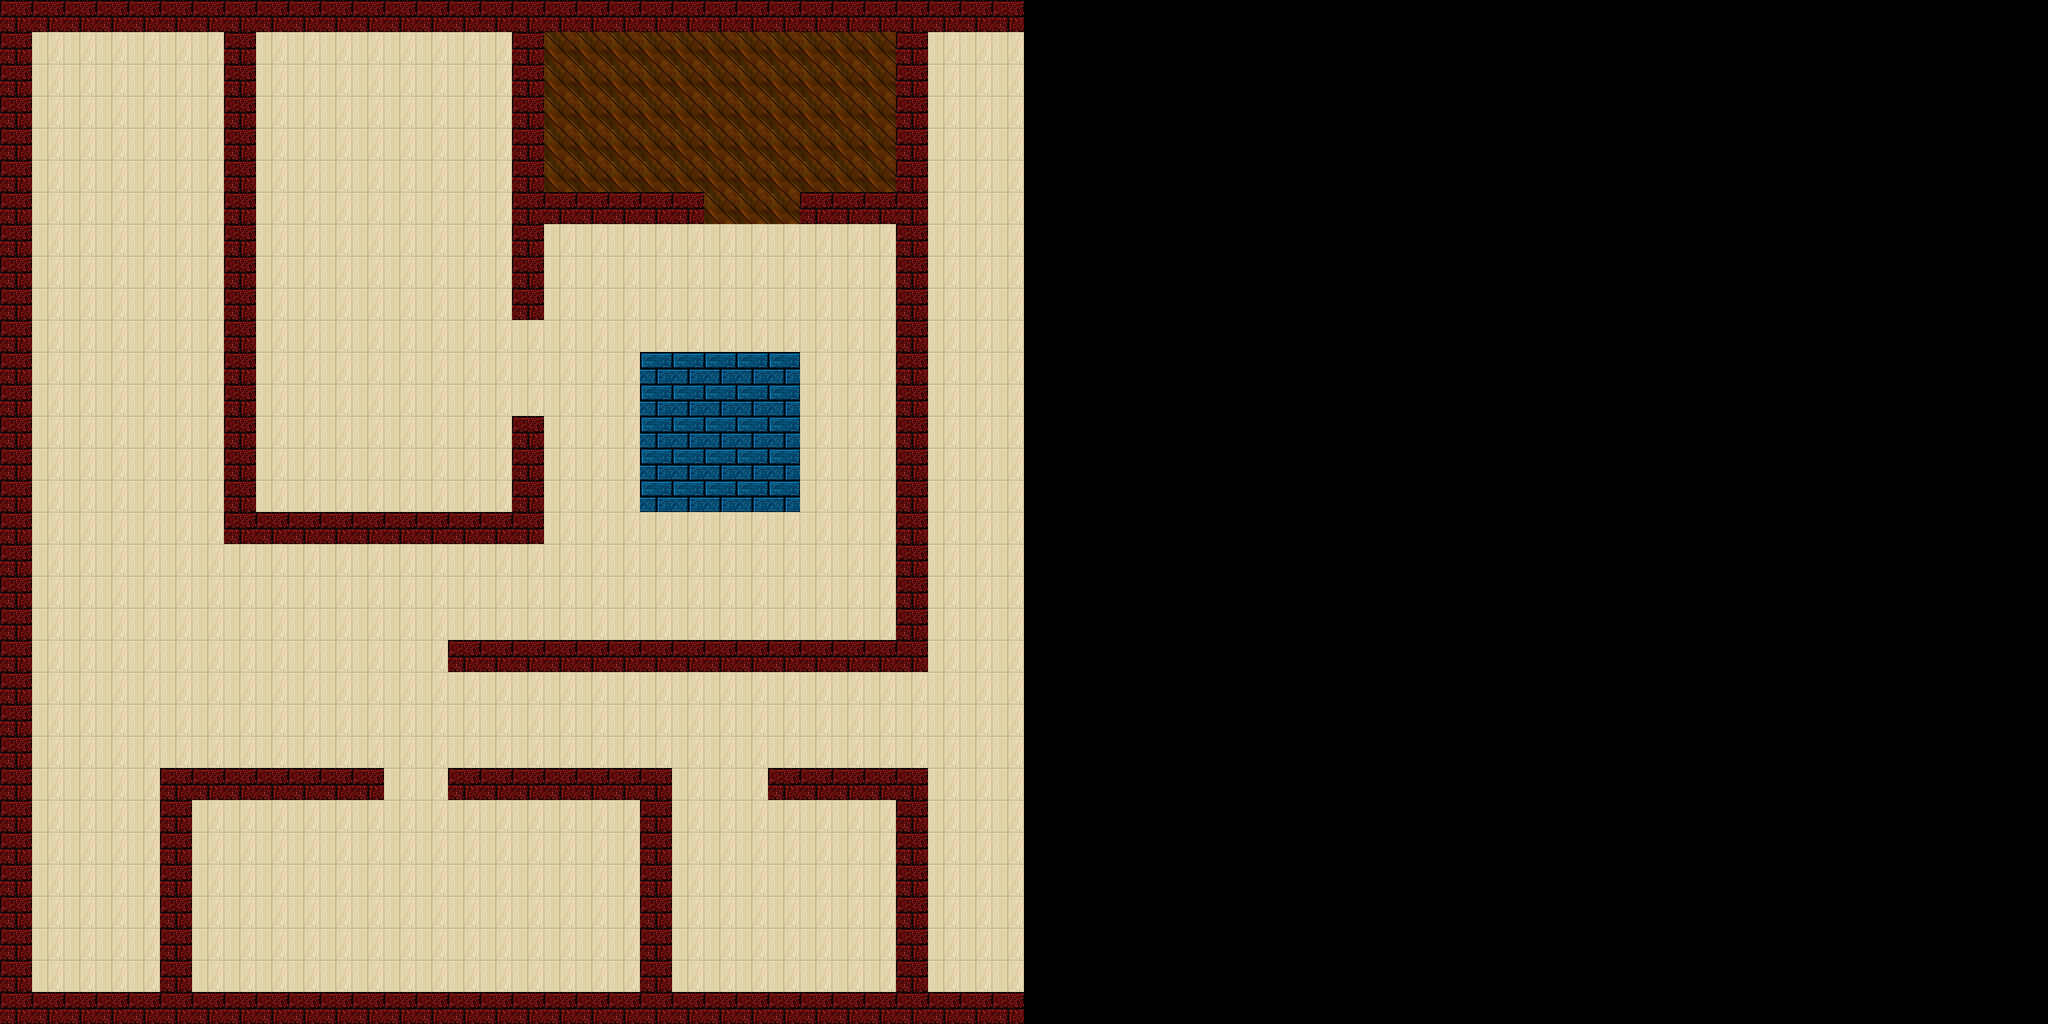

Tiled map render using the project's own tile images. Description and the map definition, with tile-layer contents summarised, below:
An orthogonal 64x32 tile map with 32x32 px tiles, 1 tile layer (Tile Layer 1) and 19 objects.

<map version="1.0" orientation="orthogonal" width="64" height="32" tilewidth="32" tileheight="32">
 <tileset firstgid="1" name="dungeontiles" tilewidth="32" tileheight="32">
  <image source="dungeontiles.png" width="128" height="256" />
 </tileset>
 <layer name="Tile Layer 1" width="64" height="32">
  <data>[2048 cells, 1024 non-empty, 4 distinct tile ids]</data>
 </layer>
 <objectgroup name="collision" width="64" height="32">
  <object x="1024" y="737" width="32" height="255" />
  <object x="2" y="5" width="1022" height="25" />
  <object x="2" y="33" width="30" height="988" />
  <object x="34" y="993" width="1022" height="33" />
  <object x="225" y="34" width="30" height="509" />
  <object x="258" y="515" width="284" height="27" />
  <object x="514" y="419" width="28" height="93" />
  <object x="515" y="36" width="29" height="283" />
  <object x="547" y="195" width="155" height="28" />
  <object x="803" y="194" width="91" height="28" />
  <object x="898" y="34" width="29" height="635" />
  <object x="450" y="641" width="445" height="30" />
  <object x="641" y="354" width="159" height="158" />
  <object x="163" y="771" width="30" height="222" />
  <object x="196" y="770" width="187" height="29" />
  <object x="450" y="769" width="222" height="30" />
  <object x="642" y="804" width="29" height="185" />
  <object x="770" y="770" width="157" height="31" />
  <object x="898" y="804" width="29" height="187" />
 </objectgroup>
</map>
